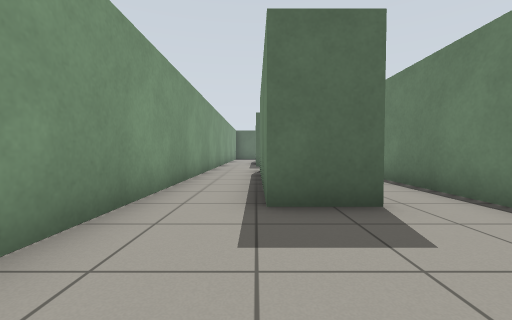
[1] (above)

23 first-person views from a walk through a robot-simulator world made for Gazebo. The camera is 0.72 m above the floor, tilts 2° down and sees 90° across. The floor is counted in squares, 1 m on a side. Each view is taken from the middle of a square. On the plan, view 1 faces up. The plan holds only what a view shows up to about 9 squares ahead; the rest is blank. The robots in the file are not drawn.

[2]
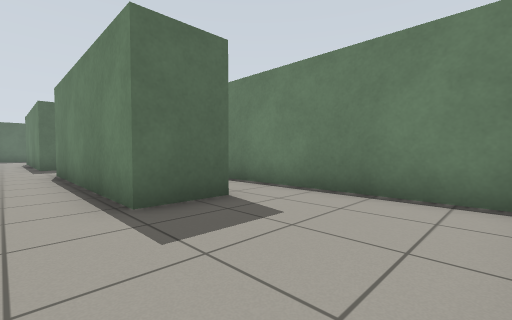

[3]
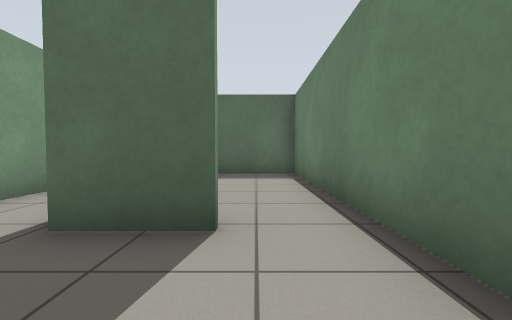

[4]
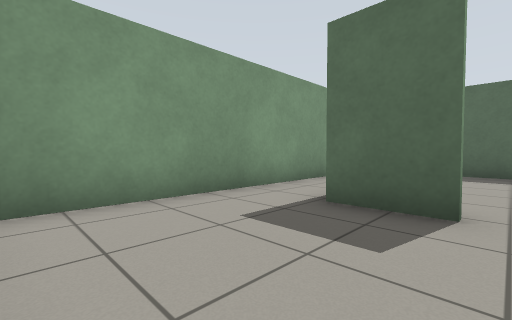

[5]
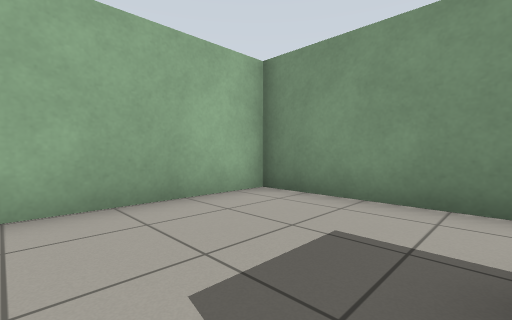

[6]
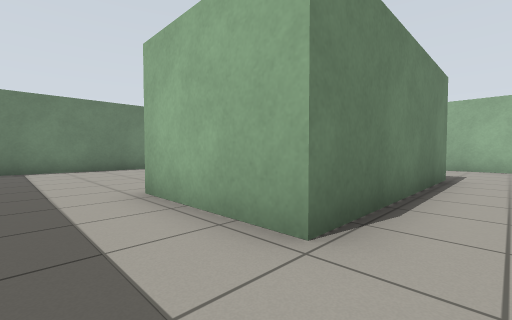

[7]
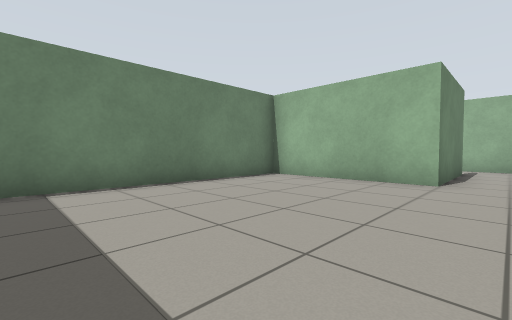

[8]
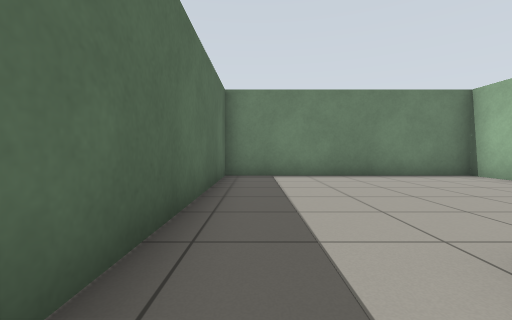

[9]
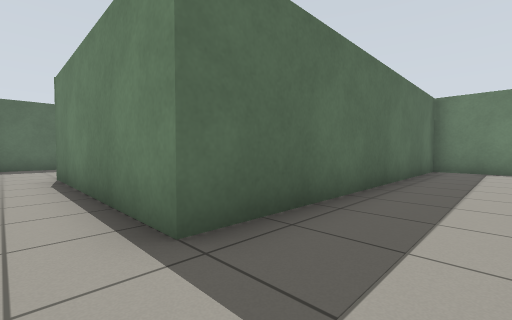

[10]
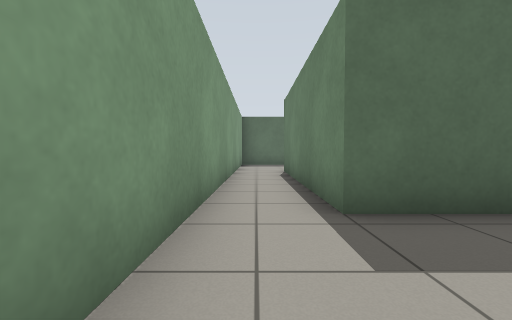

[11]
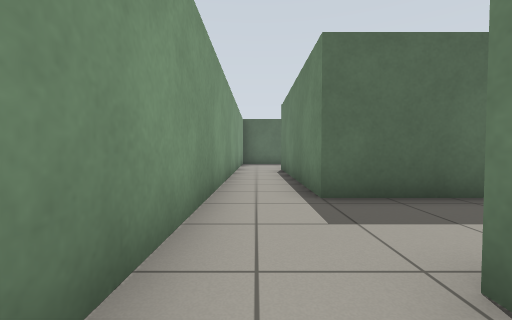

[12]
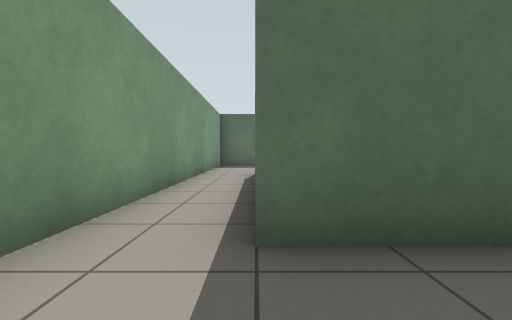

[13]
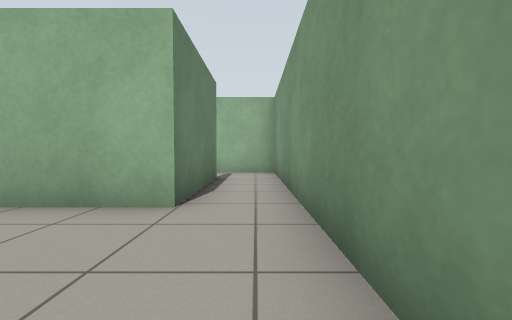

[14]
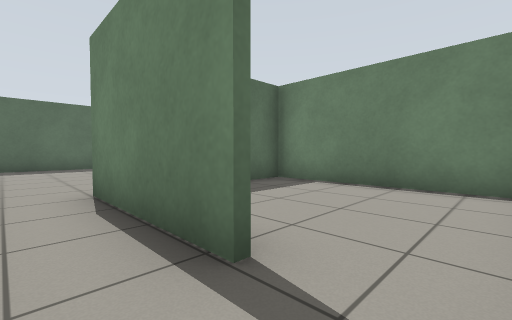

[15]
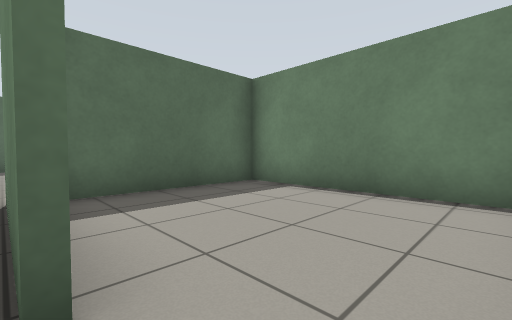

[16]
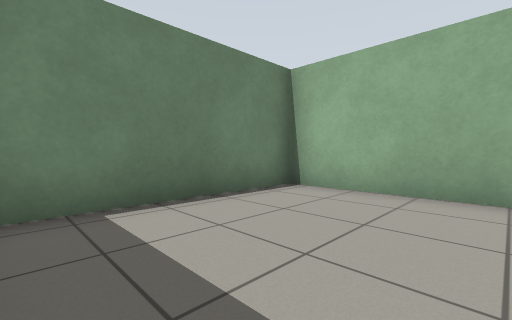

[17]
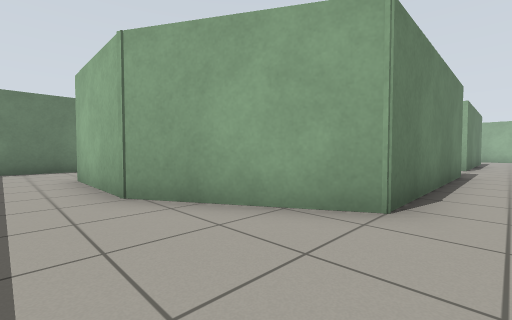

[18]
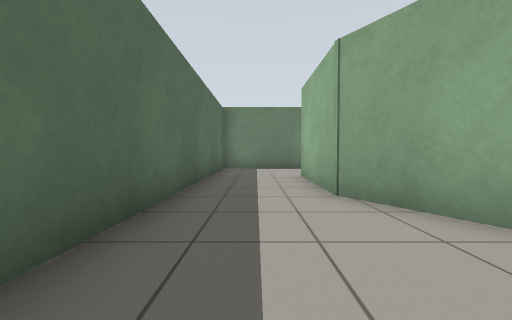

[19]
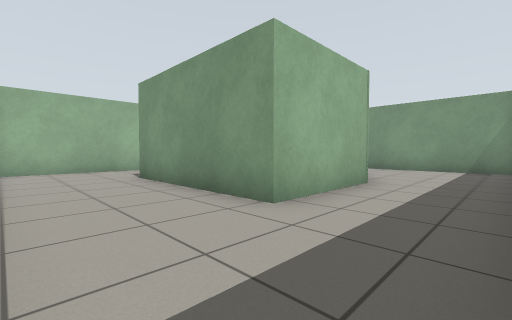

[20]
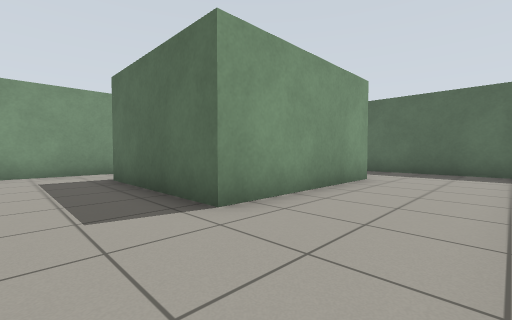

[21]
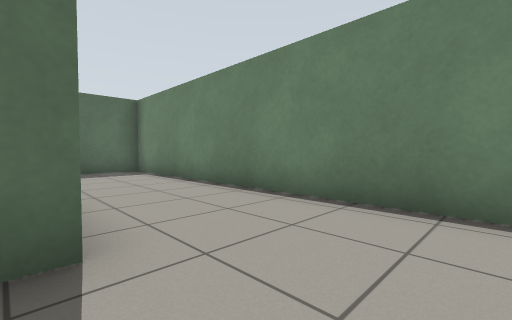

[22]
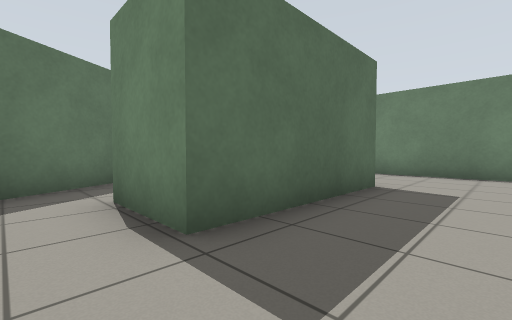

[23]
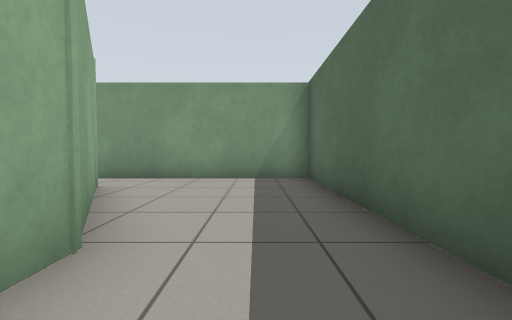

### Floor plan
Ten units are one square. View 1 is at (0, 0); x grows to the right and y downward. Boxes are objects, and circles mark ways between rooms. Rooms are numbered by the first view taken in them; rooms with no view inside come last. Other rooms are left out.
<svg viewBox="-22 -229 122 239">
<path fill="none" stroke="#000" d="M18 -33 1 -33 1 -93M32 1 32 -34M-17 -95 -17 5 21 5M34 -75 34 2M1 -93 35 -93M1 -119 1 -180M95 -50 95 -119 -1 -119M50 -11 50 -47 95 -47M34 5 56 5M-17 -184 -17 -95M56 5 95 5 95 -50M95 -46 56 -46M95 -129 95 -224 -17 -224 -17 -184M61 -121 91 -121M-1 -178 32 -197 64 -197 64 -149 21 -149 21 -170M2 -156 2 -129M32 -34 32 -91 7 -91"/>
<circle cx="-10" cy="-90" r="3" fill="#2a7"/>
<circle cx="20" cy="-30" r="3" fill="#2a7"/>
<circle cx="50" cy="-5" r="3" fill="#2a7"/>
<circle cx="-10" cy="-190" r="3" fill="#2a7"/>
<text x="0" y="-20">1</text>
<text x="40" y="-90">2</text>
<text x="70" y="-20">3</text>
<text x="70" y="-180">4</text>
<text x="10" y="-60">5</text>
</svg>
Room 1 opens to room 2. Room 1 opens to room 5. Room 2 opens to room 3. Room 2 opens to room 4.

Where each view was taken, in squares from view 1:
view 1: 0 up, 0 right, facing up
view 2: 0 up, 1 left, facing up-right
view 3: 1 up, 2 right, facing up
view 4: 0 up, 2 right, facing up-left
view 5: 3 up, 2 right, facing down-left
view 6: 11 up, 1 left, facing down-right
view 7: 11 up, 4 right, facing down-right
view 8: 11 up, 2 right, facing right
view 9: 10 up, 1 left, facing up-right
view 10: 9 up, 1 left, facing up
view 11: 8 up, 1 left, facing up
view 12: 10 up, 0 right, facing up
view 13: 8 up, 4 right, facing down
view 14: 0 up, 4 right, facing up-right
view 15: 0 up, 5 right, facing up-right
view 16: 4 up, 6 right, facing down-right
view 17: 21 up, 1 left, facing down-right
view 18: 21 up, 1 left, facing right
view 19: 22 up, 9 right, facing down-left
view 20: 13 up, 9 right, facing up-left
view 21: 13 up, 6 right, facing up-right
view 22: 13 up, 1 right, facing up-right
view 23: 21 up, 5 right, facing left
